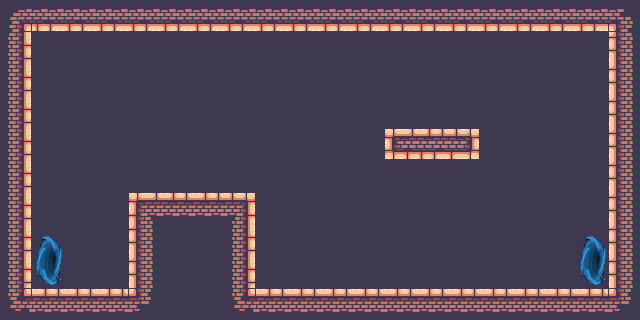

A level layout from a 2D game, rendered from its tile map. Below: a short description, then the map file with tile-grid data replaced by summaries:
An orthogonal 20x10 tile map with 32x32 px tiles, 2 tile layers (background, portal), 2 tilesets and 11 objects.

<map version="1.4" tiledversion="1.4.2" orientation="orthogonal" renderorder="right-down" width="20" height="10" tilewidth="32" tileheight="32" infinite="0" nextlayerid="5" nextobjectid="13">
 <tileset firstgid="1" source="tiles/terrain.tsx" />
 <tileset firstgid="248" source="tiles/portal.tsx" />
 <layer id="1" name="background" width="20" height="10">
  <data>[200 cells, 200 non-empty, 14 distinct tile ids]</data>
 </layer>
 <layer id="2" name="portal" width="20" height="10">
  <data>[200 cells, 2 non-empty, 1 distinct tile ids]</data>
 </layer>
 <objectgroup id="3" name="backgroundLayer">
  <object id="2" x="24.125" y="24.1875" width="7.875" height="271.875" />
  <object id="3" x="24.25" y="288.063" width="111.875" height="8.0625" />
  <object id="4" x="128.125" y="192.375" width="8.125" height="103.813" />
  <object id="5" x="128.125" y="192.125" width="127.832" height="8.78804" />
  <object id="6" x="247.969" y="192.25" width="8.01563" height="103.781" />
  <object id="7" x="248.031" y="288.063" width="368.031" height="8.03125" />
  <object id="8" x="608.016" y="24" width="8.07813" height="272.156" />
  <object id="9" x="24.1406" y="24.0313" width="591.969" height="7.96875" />
  <object id="10" x="384" y="128" width="96" height="32" />
 </objectgroup>
 <objectgroup id="4" name="portalLayer">
  <object id="11" x="36" y="235.636" width="26" height="49.3636">
   <properties>
    <property name="map" value="map1.tmx" />
   </properties>
  </object>
  <object id="12" x="579.818" y="236" width="26" height="49.0909">
   <properties>
    <property name="map" value="map3.tmx" />
   </properties>
  </object>
 </objectgroup>
</map>
